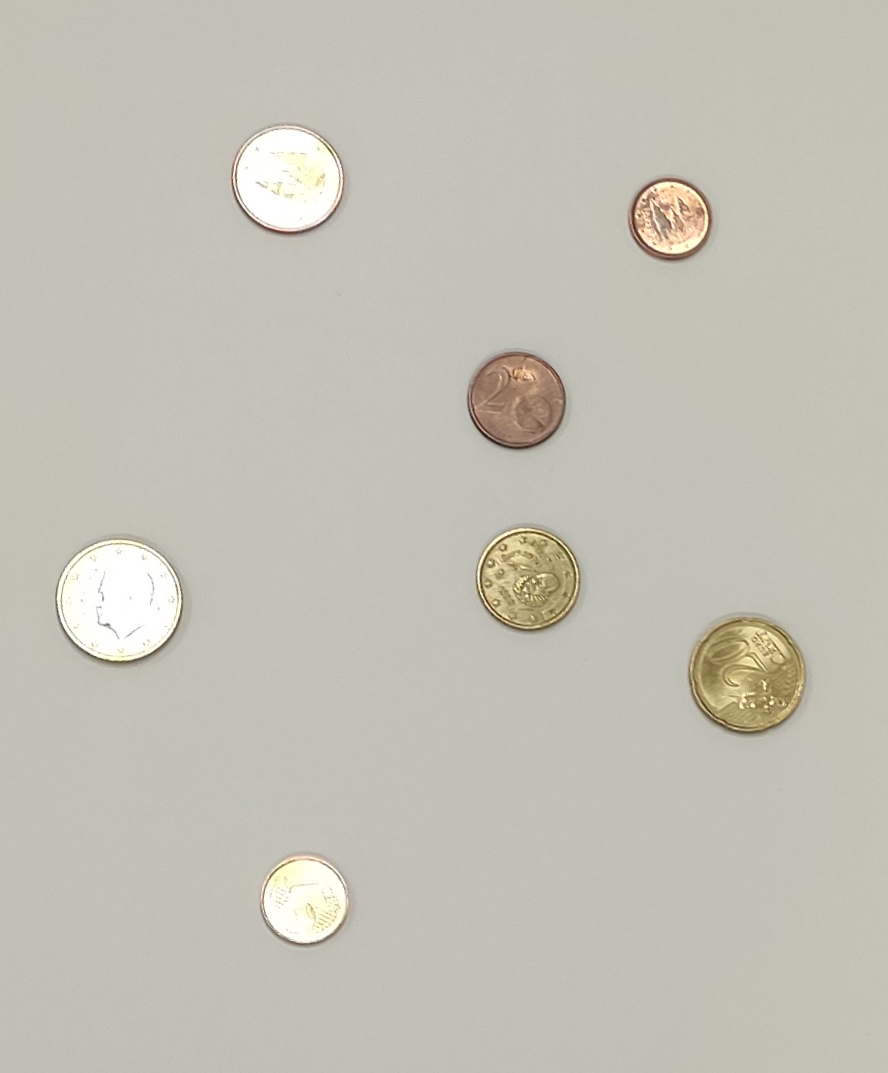
#> input picture fotos test/fotos monedas Alumnos/alvaro_fondoBlanco.jpg, 888 x 1073 px, given in place of the camera
$ python webcam_CannyEffect_2.py
#> lines starting #> are read from the running program, lines starting #| are printed output that depends on the picture; after the words box and inside, x2 and y2 are one past the last pixel; in counts of white or black regions, pixels touching at a corner belong together
import cv2
import time
import numpy as np


def _noop(_=None):
    # Callback vacío requerido por createTrackbar
    pass


def main_with_canny():
    cap = cv2.VideoCapture(0)
    if not cap.isOpened():
        print("No se pudo abrir la cámara.")
        return

    # Ventanas
    cv2.namedWindow('Webcam', cv2.WINDOW_NORMAL)
    cv2.namedWindow('Canny', cv2.WINDOW_NORMAL)

    # Trackbars para controlar Canny en tiempo real
    max_threshold = 255  # rango típico para umbral en Canny
    cv2.createTrackbar('Min', 'Canny', 50, max_threshold, _noop)
    cv2.createTrackbar('Max', 'Canny', 150, max_threshold, _noop)
    # Efectos y opciones
    cv2.createTrackbar('Blur', 'Canny', 3, 31, _noop)       # 0 -> sin blur, >0 kernel impar
    cv2.createTrackbar('Dilate', 'Canny', 0, 5, _noop)      # 0..5 iteraciones
#> slider 'Dilate' is set to 1
    cv2.createTrackbar('Invert', 'Canny', 0, 1, _noop)      # 0/1 invertir
#> slider 'Invert' is set to 1
    cv2.createTrackbar('L2', 'Canny', 1, 1, _noop)          # 0/1 L2gradient
    cv2.createTrackbar('FPS', 'Canny', 0, 60, _noop)        # 0 = sin límite, 1..60
#> slider 'FPS' is set to 20
    cv2.createTrackbar('ShowFPS', 'Canny', 1, 1, _noop)     # 0/1 mostrar FPS

    # Medición de FPS
    last_ts = time.perf_counter()
    fps_ema = 0.0

    while True:
        ret, frame = cap.read()
#> frame is the input picture: shape (1073, 888, 3); mean B, G, R 181.5, 192.7, 194.6
        if not ret:
            print("No se pudo leer el frame.")
            break

        loop_start = time.perf_counter()

        # Lee valores actuales de los trackbars
        min_val = cv2.getTrackbarPos('Min', 'Canny')
        max_val = cv2.getTrackbarPos('Max', 'Canny')
        blur_k = cv2.getTrackbarPos('Blur', 'Canny')
        dilate_iters = cv2.getTrackbarPos('Dilate', 'Canny')
        invert = cv2.getTrackbarPos('Invert', 'Canny')
        use_l2 = bool(cv2.getTrackbarPos('L2', 'Canny'))
        fps_cap = cv2.getTrackbarPos('FPS', 'Canny')
        show_fps = bool(cv2.getTrackbarPos('ShowFPS', 'Canny'))

        # Asegura que max > min para evitar error en Canny
        if max_val <= min_val:
            max_val = min_val + 1

        gray = cv2.cvtColor(frame, cv2.COLOR_BGR2GRAY)
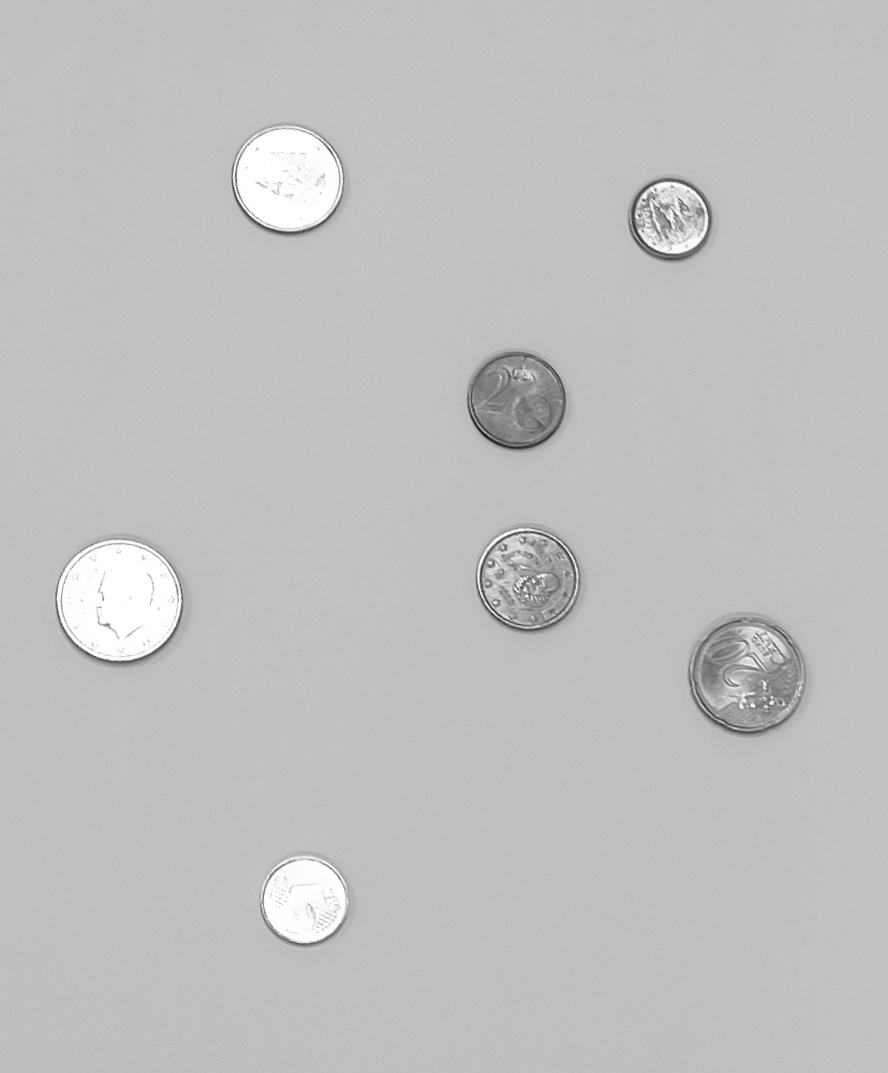
#> gray: shape (1073, 888); min 21, max 255, mean 192.1
        # Blur opcional (kernel impar)
        if blur_k and blur_k > 1:
            k = blur_k if (blur_k % 2 == 1) else blur_k + 1
            gray_proc = cv2.GaussianBlur(gray, (k, k), 0)
        else:
            gray_proc = gray

        # Canny (con opción L2)
        edges = cv2.Canny(gray_proc, min_val, max_val, apertureSize=3, L2gradient=use_l2)
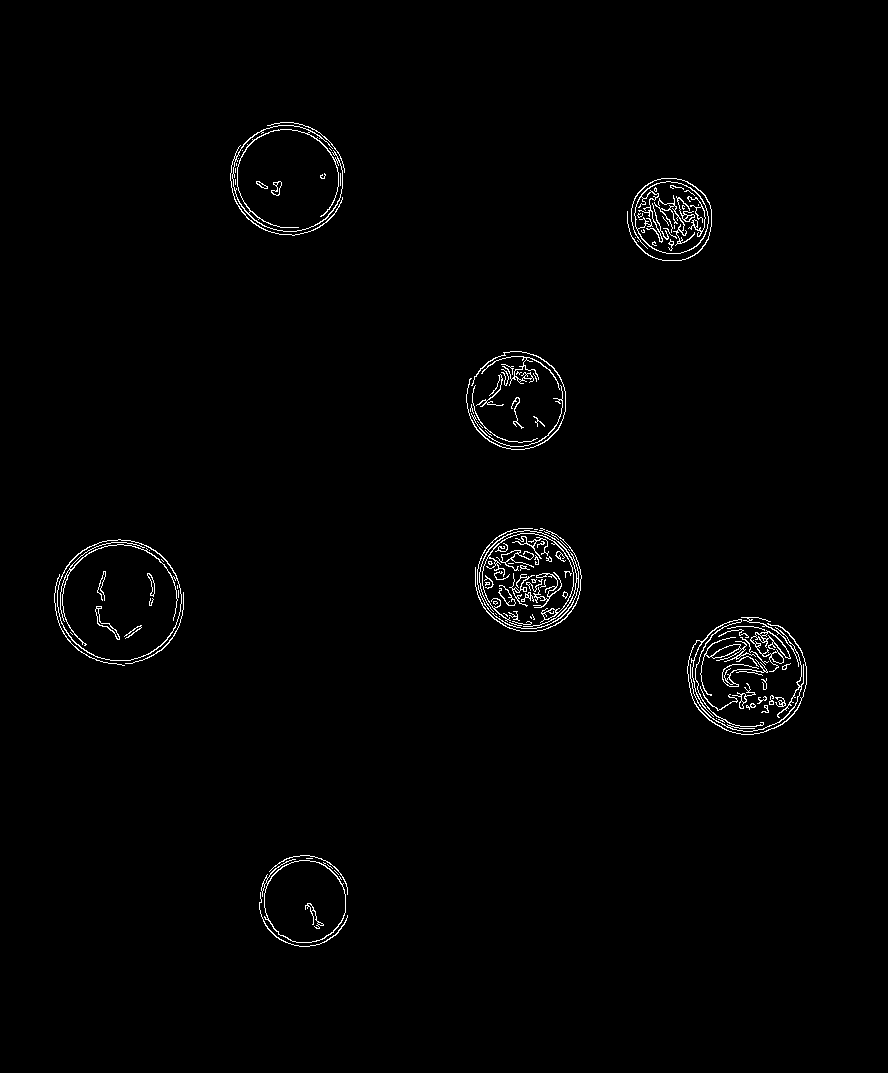
#> edges: shape (1073, 888); 1.2% white in thin lines or dots, all inside (x1, y1, x2, y2) = (54, 122, 807, 947)

        # Dilatación opcional para engrosar bordes
        if dilate_iters > 0:
            edges = cv2.dilate(edges, None, iterations=dilate_iters)
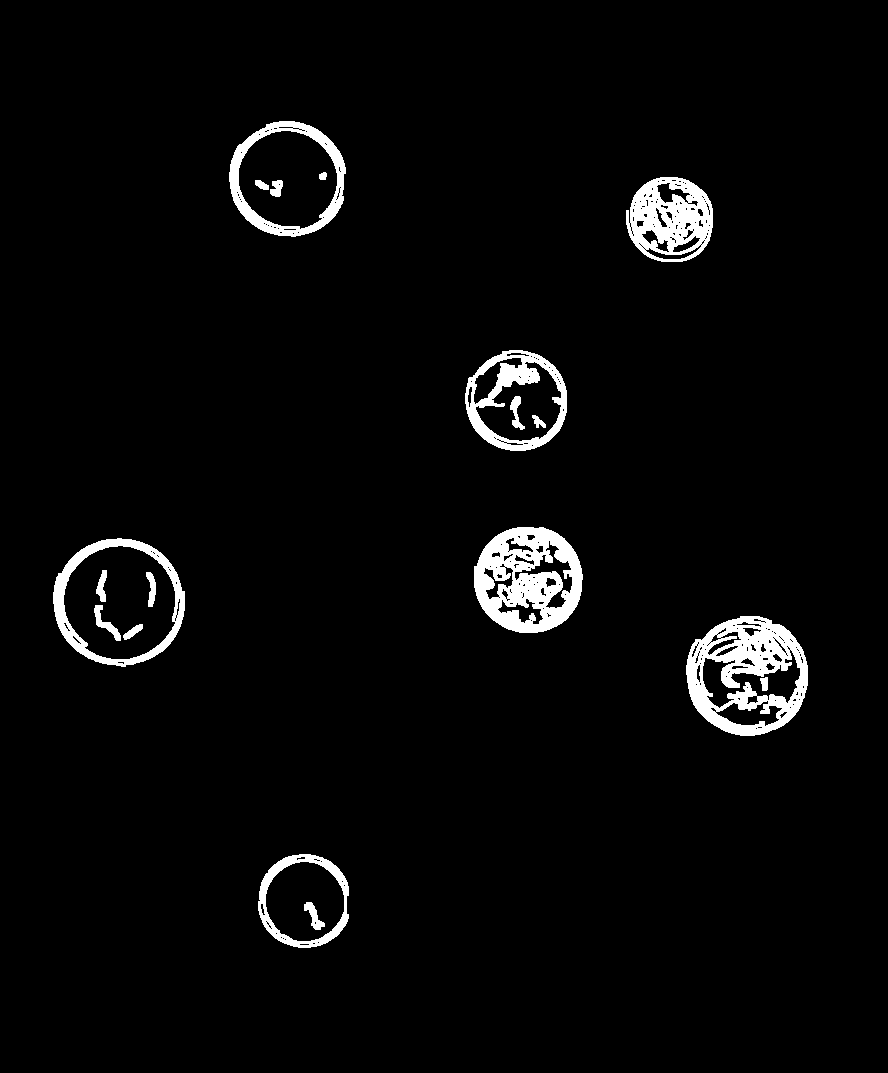
#> edges: shape (1073, 888); 3.5% white; 18 white regions, largest, box (x1, y1, x2, y2) and area: (686, 616, 808, 736) 7455, (474, 527, 583, 633) 7157, (626, 177, 713, 262) 4650

        # Invertir opcional
        if invert:
            edges_disp = cv2.bitwise_not(edges)
        else:
            edges_disp = edges

        # FPS medidos (EMA para suavizar)
        now = time.perf_counter()
        dt = max(now - last_ts, 1e-6)
        last_ts = now
        inst_fps = 1.0 / dt
        fps_ema = inst_fps if fps_ema == 0 else (0.9 * fps_ema + 0.1 * inst_fps)

        webcam_disp = frame.copy()
        if show_fps:
            txt = f"FPS: {fps_ema:5.1f}" if fps_cap == 0 else f"FPS: {fps_ema:5.1f} (cap {fps_cap})"
            cv2.putText(webcam_disp, txt, (10, 24), cv2.FONT_HERSHEY_SIMPLEX, 0.7, (0, 255, 0), 2, cv2.LINE_AA)
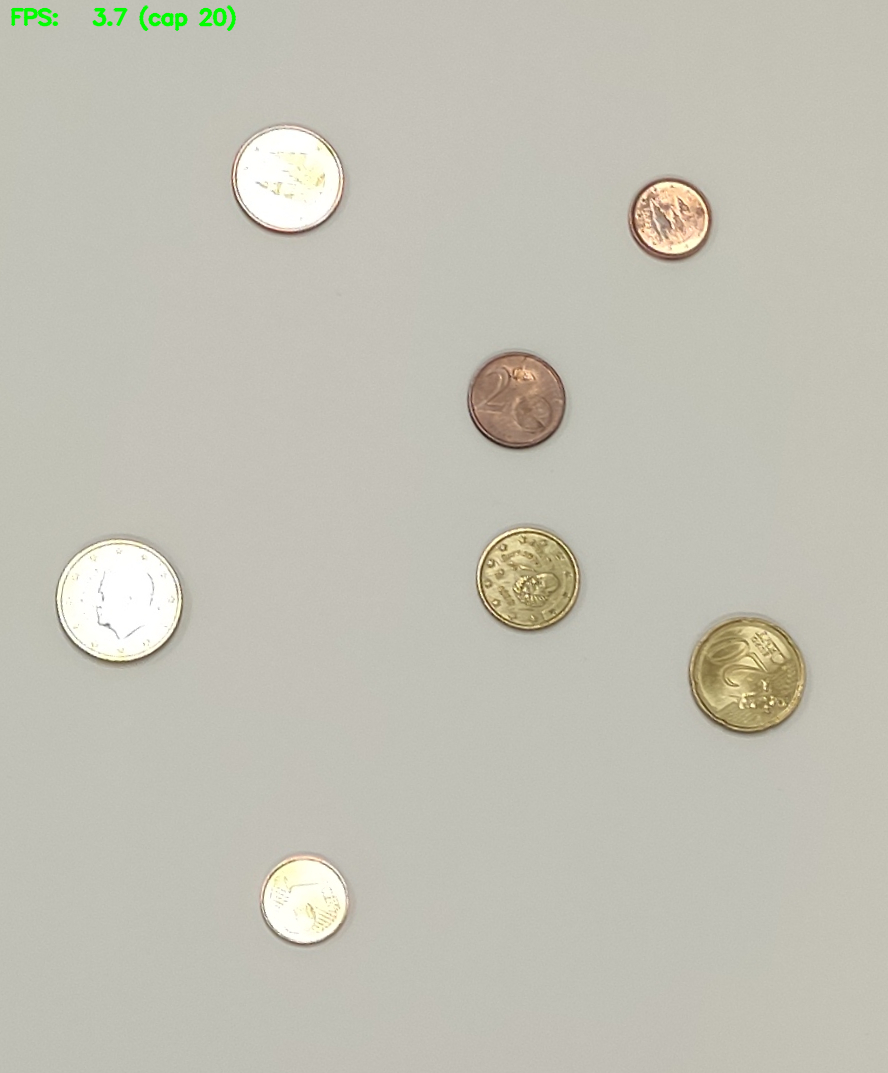
#> webcam_disp: shape (1073, 888, 3); 0.24% of pixels changed, all inside (x1, y1, x2, y2) = (10, 5, 237, 31)

        # Mostrar
        cv2.imshow('Webcam', webcam_disp)
        cv2.imshow('Canny', edges_disp)

        # Calcular delay para limitar FPS si corresponde
        proc_ms = (time.perf_counter() - loop_start) * 1000.0
        if fps_cap > 0:
            target_ms = max(1.0, 1000.0 / float(fps_cap))
            delay = int(max(1.0, target_ms - proc_ms))
        else:
            delay = 1

        if cv2.waitKey(delay) & 0xFF == ord('q'):
#> (key q is pressed here)
            break

    cap.release()
    cv2.destroyAllWindows()


if __name__ == "__main__":
    main_with_canny()
